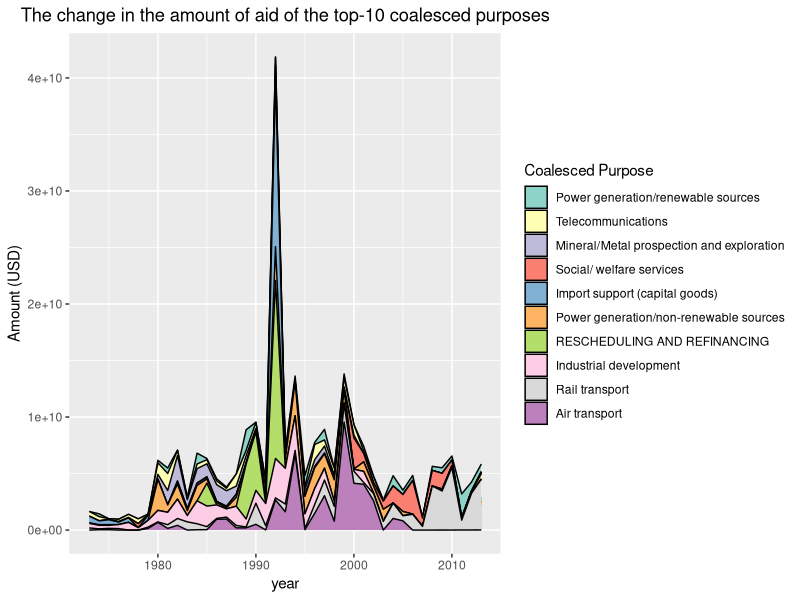
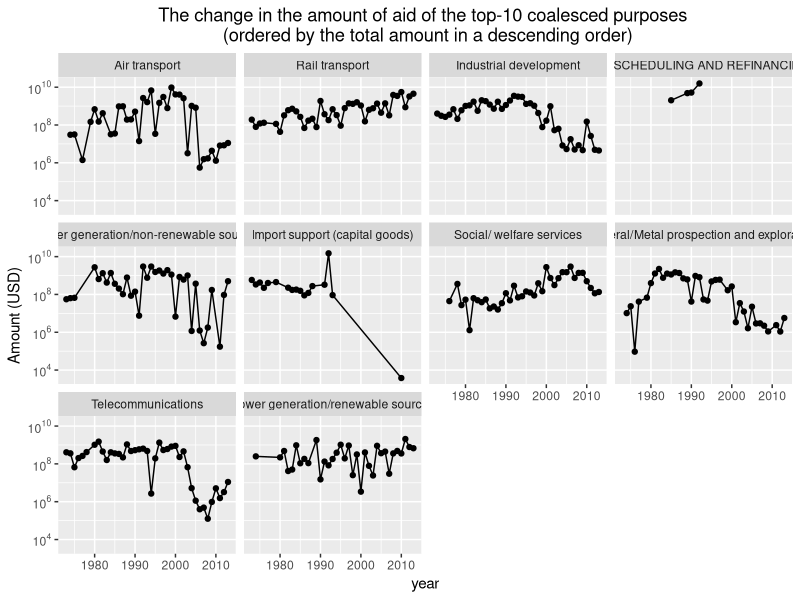

Source code (R) for these figures, in order:
## ---- chunk 1
library(dplyr)
library(tidyr)
library(ggplot2)
library(scales)
library(gridExtra)
## ---- chunk 2
df <- read.csv("aiddata_reduced.csv")
## ---- chunk 3
# convert to long format
df_long <-
  df %>%
  pivot_longer(
    cols = c("donor", "recipient"),
    names_to = "role",
    values_to = "country"
  )
# sum across records within each year
df_long = 
  df_long%>%
  group_by(country,year,role)%>%
  summarise(
    sum_amount = sum(commitment_amount_usd_constant)
  )
## ---- chunk 4
df_role_each_country <-
  df_long %>%
  group_by(country) %>%
  summarise(
    n_donate = sum(role == "donor"),
    n_receive = sum(role == "recipient")
  ) %>%
  mutate(country_role = case_when(
    (n_donate > 0 & n_receive == 0) ~ "donor_only",
    (n_donate == 0 & n_receive > 0) ~ "recipient_only",
    (n_donate > 0 & n_receive > 0) ~ "donor_and_recipient"
  ))

# attach to the long data
df_long <-
  df_long %>%
  left_join(df_role_each_country %>%
    select(country, country_role), by = "country")
## ---- chunk 5
df_lm_each_country <-
  df_long %>%
  group_by(country) %>%
  do({
    mod <- lm(log10(sum_amount) ~ year, data = .)
    data.frame(
      Intercept = coef(mod)[1],
      Slope = coef(mod)[2]
    )
  })

country_order_by_slope <-
  df_lm_each_country %>%
  arrange(desc(Slope)) %>%
  pull(country)

# attach to the long data
df_long <-
  df_long %>%
  left_join(df_lm_each_country %>%
    select(country, lm_slope = Slope), by = "country")

# factorize the country
df_long <-
  df_long %>%
  mutate(country = factor(country, levels = country_order_by_slope))
## ---- chunk 6
# a) How does the amount donated vs. amount received change over time for each country?
# a-1) donor-only country
COLOR_DONOR <- "#619CFF"
g_donor <-
  df_long %>%
  filter(country_role == "donor_only") %>%
  ggplot(aes(x = year, y = sum_amount)) +
  geom_line(color = COLOR_DONOR) +
  geom_point(color = COLOR_DONOR) +
  geom_smooth(method = "lm", formula = y ~ x, color = "black", se = FALSE) +
  facet_wrap(. ~ country) +
  scale_y_continuous(
    trans = log10_trans(),
    breaks = trans_breaks("log10", function(x) 10^x),
    labels = trans_format("log10", math_format(10^.x))
  ) +
  labs(
    x = "year", y = "Amount (USD)",
    title = "Countries that are donors (without reception records)"
  )
# a-2) reception-only country
COLOR_RECIPIENT <- "#F8766D"
g_recipeint <-
  df_long %>%
  filter(country_role == "recipient_only") %>%
  ggplot(aes(x = year, y = sum_amount)) +
  geom_line(color = COLOR_RECIPIENT) +
  geom_point(color = COLOR_RECIPIENT) +
  geom_smooth(method = "lm", formula = y ~ x, color = "black", se = FALSE) +
  facet_wrap(. ~ country) +
  scale_y_continuous(
    trans = log10_trans(),
    breaks = trans_breaks("log10", function(x) 10^x),
    labels = trans_format("log10", math_format(10^.x))
  ) +
  labs(
    x = "year", y = "Amount (USD)",
    title = "Countries that are recipients (without donation records)"
  )
## ---- chunk 7
# grid.arrange(g_donor, g_recipeint, ncol = 1)
g <- arrangeGrob(g_donor, g_recipeint, ncol = 1, nrow = 2)
ggsave(
  filename = "1-1_raw.pdf", plot = g,
  width = 6.65, height = 7.25, scale = 2
)
## ---- chunk 8
df <- read.csv("aiddata_reduced.csv")

df_long <-
  df %>%
  pivot_longer(
    cols = c("donor", "recipient"),
    names_to = "role",
    values_to = "country"
  )

df_purpose_by_year <-
  df_long %>%
  group_by(coalesced_purpose_name, year) %>%
  summarise(
    sum_amount = sum(commitment_amount_usd_constant)
  )
# fill the missing values
# - https://stackoverflow.com/questions/55398452/geom-area-produces-blank-areas-between-layers
df_purpose_by_year <-
  df_purpose_by_year %>%
  ungroup() %>%
  complete(coalesced_purpose_name, year) %>%
  mutate(sum_amount = ifelse(is.na(sum_amount),
    yes = 0, no = sum_amount
  ))
# get the order of the purpose by sum
# - used for converting purpose into factor
purpose_order_by_sum <-
  df_long %>%
  group_by(coalesced_purpose_name) %>%
  summarise(
    sum_amount = sum(commitment_amount_usd_constant)
  ) %>%
  arrange(desc(sum_amount)) %>%
  pull(coalesced_purpose_name)

df_purpose_by_year <-
  df_purpose_by_year %>%
  mutate(
    coalesced_purpose_name = factor(coalesced_purpose_name,
      levels = purpose_order_by_sum
    )
  )
## ---- chunk 9
g_q2_1 = 
  df_purpose_by_year %>%
    mutate(
      coalesced_purpose_name = factor(coalesced_purpose_name,
        levels = rev(purpose_order_by_sum)
      )
    ) %>%
    ggplot(aes(x = year, y = sum_amount, fill = coalesced_purpose_name)) +
    geom_area(color = "black") +
    # scale_fill_discrete("Coalesced Purpose")+
    scale_fill_brewer("Coalesced Purpose",palette="Set3")+
    # geom_line(color="black")+
    labs(
      x = "year", y = "Amount (USD)",
      title = "The change in the amount of aid of the top-10 coalesced purposes"
    ) +
    theme(
      plot.title =
        element_text(hjust = 0.5)
    )
ggsave(filename = "2-1_raw.pdf",plot = g_q2_1,
         width = 6.65, height = 7.25, scale = 2)
## ---- chunk 10
g_q2_2 = 
df_purpose_by_year %>%
  filter(sum_amount != 0) %>%
  ggplot(aes(x = year, y = sum_amount)) +
  geom_line() +
  geom_point() +
  facet_wrap(. ~ coalesced_purpose_name) +
  scale_y_continuous(
    trans = log10_trans(),
    breaks = trans_breaks("log10", function(x) 10^x),
    labels = trans_format("log10", math_format(10^.x))
  ) +
  labs(
    x = "year", y = "Amount (USD)",
    title = "The change in the amount of aid of the top-10 coalesced purposes \n (ordered by the total amount in a descending order)"
  ) +
  theme(
    plot.title =
      element_text(hjust = 0.5)
  )
ggsave(filename = "2-2_raw.pdf",plot = g_q2_2,
         width = 6.65, height = 7.25, scale = 2)
